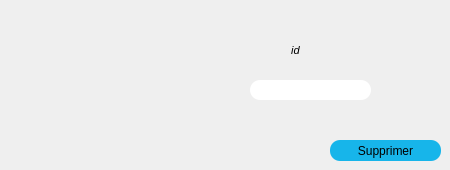
      <widget class="QWidget" name="tab_11">
       <attribute name="title">
        <string>Supprimer un client</string>
       </attribute>
       <widget class="QLabel" name="label_23">
        <property name="geometry">
         <rect>
          <x>240</x>
          <y>40</y>
          <width>111</width>
          <height>21</height>
         </rect>
        </property>
        <property name="font">
         <font>
          <family>System</family>
          <pointsize>8</pointsize>
          <weight>9</weight>
          <italic>true</italic>
          <bold>false</bold>
         </font>
        </property>
        <property name="styleSheet">
         <string notr="true">font: 75 italic 8pt &quot;System&quot;;
</string>
        </property>
        <property name="text">
         <string>id</string>
        </property>
        <property name="alignment">
         <set>Qt::AlignCenter</set>
        </property>
       </widget>
       <widget class="QLineEdit" name="lineEdit_IDS">
        <property name="geometry">
         <rect>
          <x>250</x>
          <y>80</y>
          <width>121</width>
          <height>20</height>
         </rect>
        </property>
        <property name="styleSheet">
         <string notr="true">                                      border-radius: 10px;
background-color: rgb(255, 255, 255);

font: 9pt &quot;MS Reference Sans Serif&quot;;background-color: rgb(255, 255, 255);</string>
        </property>
       </widget>
       <widget class="QPushButton" name="supprimer">
        <property name="geometry">
         <rect>
          <x>330</x>
          <y>140</y>
          <width>111</width>
          <height>21</height>
         </rect>
        </property>
        <property name="styleSheet">
         <string notr="true">                                         border-radius: 10px;
background-color: rgb(23, 181, 234);
                                        
font: 9pt &quot;MS Reference Sans Serif&quot;;font: 10pt &quot;MS Shell Dlg 2&quot;;</string>
        </property>
        <property name="text">
         <string>Supprimer</string>
        </property>
       </widget>
      </widget>
